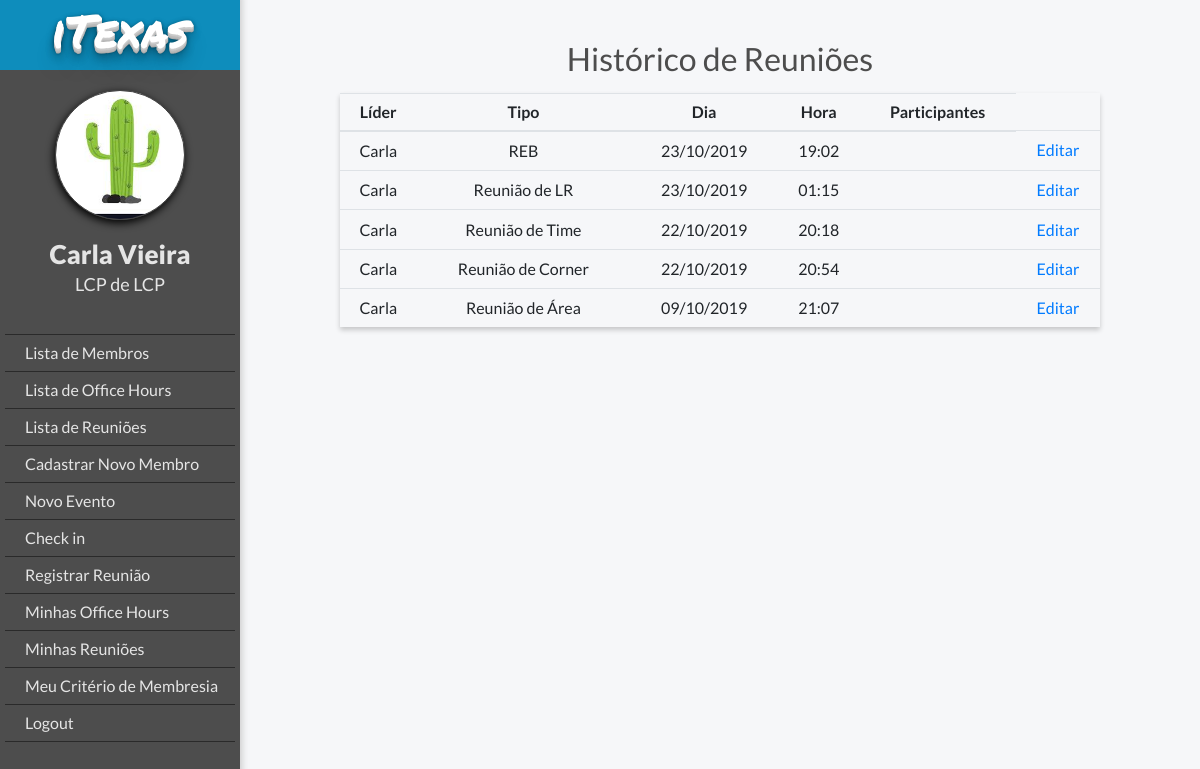
The app's page /meetings/my_meetings/ (signed in) with its own data.
### members/models.py (models this page shows, shortened)
class MyUser(AbstractBaseUser):
    POST = (('1,', 'LCP'), ('2', 'LCVP'), ('3', 'TLB'), ('4', 'Membro'))
    DEPARTMENT = (
    ('1', 'LCP'), ('2', 'PM'), ('3', 'F&L'), ('4', 'B2C'), ('5', 'B2B'), ('6', 'OGE'), ('7', 'OGT'), ('8', 'OGV'),
    ('9', 'IGE'), ('10', 'IGT'),)
    email = models.EmailField(verbose_name='E-mail', max_length=255, unique=True)
    podio_code = models.CharField(max_length=10, verbose_name='ID do Podio', unique=True)
    first_name = models.CharField(max_length=20, verbose_name='Nome')
    last_name = models.CharField(max_length=20, verbose_name='Sobrenome')
    post = models.CharField(max_length=2, choices=POST, blank=True, null=True, verbose_name='Cargo')
    department = models.CharField(max_length=2, choices=DEPARTMENT, blank=True, null=True, verbose_name='Área')
    leader = models.ForeignKey("MyUser", blank=True, null=True, on_delete=models.SET_NULL, verbose_name='Líder')
    is_working = models.BooleanField(default=False)
    is_active = models.BooleanField(default=True, verbose_name='Está ativo')
    is_admin = models.BooleanField(default=False, verbose_name='É administrador')
    objects = MyUserManager()
    USERNAME_FIELD = 'podio_code'
    REQUIRED_FIELDS = ['email', 'first_name']

### meetings/models.py (models this page shows, shortened)
class Meeting(models.Model):
    MEETINGS = (('REB', 'REB'), ('RA', 'Reunião de Área'), ('RT', 'Reunião de Time'), ('LR', 'Reunião de LR'),
                ('CN', 'Reunião de Corner'))
    type = models.CharField(max_length=3, choices=MEETINGS, blank=True, null=True, verbose_name='Tipo da Reunião')
    leader = models.ForeignKey(MyUser, verbose_name='Líder', on_delete=models.CASCADE)
    date = models.DateField(verbose_name='Dia', default=date.today)
    time = models.TimeField(verbose_name='Hora', default=timezone.now)

### meetings/views.py (the view)
# urls.py: path('my_meetings/', views.my_meetings, name='my_meetings'),
def my_meetings(request):
    meetings = Meeting.objects.filter(leader=request.user).order_by('-date')
    return render(request, 'meeting/my_meetings.html', {'meetings': meetings, 'request_user': request.user})

### templates/meeting/my_meetings.html
{% extends "base.html" %}
{% if user.is_authenticated %}
    {% block body_block %}
        <h2 class="title">Histórico de Reuniões</h2>
        <table class="table">
            <thead>
            <tr>
                <th class="table-column">Líder</th>
                <th class="table-column">Tipo</th>
                <th class="table-column">Dia</th>
                <th class="table-column">Hora</th>
                <th class="table-column">Participantes</th>
            </tr>
            </thead>
                <tbody>
            {% for meeting in meetings %}
                <tr>
                    <td>{{ meeting.leader.first_name }}</td>
                    <td>{{ meeting.get_type_display }}</td>
                    <td>{{ meeting.date|date:'d/m/Y' }}</td>
                    <td>{{ meeting.time|time:'H:i' }} </td>
                    <td>{{ meeting.participants.first_name }} </td>
                    <td><a href="{% url 'meeting_edit' meeting.id %}">Editar</a></td>
                </tr>
            {% endfor %}
                </tbody>
                </table>
    {% endblock %}
{% else %}
    <h2>Logar</h2>
{% endif %}

### templates/base.html (shortened to what this page needs)
{% load static %}
<!DOCTYPE html>
<html lang="en">
<head>
    <link rel="stylesheet" href="https://stackpath.bootstrapcdn.com/bootstrap/4.3.1/css/bootstrap.min.css"
>
    <link rel="stylesheet" href="https://maxcdn.bootstrapcdn.com/font-awesome/4.5.0/css/font-awesome.min.css">
    <link rel="stylesheet" href="{% static 'css/style.css' %}">
</head>
<body>
{% if user.is_authenticated %}
    <div class="ogr-container">
    <div class="page-body">
    <div class="lateral-menu">
        <div class="logo-area">
            <h2 class="logo-mobile">iTexas</h2>
        </div>
        <div class="menu-area">
            <div class="profile-picture"></div>
            <div class="member-infos">
                <a class="member-name" href="{% url 'member_edit' user.podio_code %}">{{ request_user.first_name }} {{ request_user.last_name }}</a>
                <h3 class="member-area">{{ request_user.get_post_display }} de {{ request_user.get_department_display }}</h3>
            </div>
            <ul class="function-list">
                {% if request_user.is_admin %}
                    <li><a href="{% url 'member_list' %}" class="button">Lista de Membros</a></li>
                    <li><a href="{% url 'officehour_list' %}" class="button">Lista de Office Hours</a></li>
                    <li><a href="{% url 'meeting_list' %}" class="button">Lista de Reuniões</a></li>
                    <li><a href="{% url 'register' %}" class="button">Cadastrar Novo Membro</a></li>
                    <li><a href="{% url 'new_event' %}" class="button">Novo Evento</a></li>
                {% endif %}
                {% if user.is_working %}
                    <li><a href="{% url 'check' %}" class="button">Check out</a></li>
                {% else %}
                    <li><a href="{% url 'check' %}" class="button">Check in</a></li>
                {% endif %}
                <li><a href="{% url 'new_meeting' %}" class="button">Registrar Reunião</a></li>
                <li><a href="{% url 'office_hours_history' %}" class="button">Minhas Office Hours</a></li>
                <li><a href="{% url 'my_meetings' %}" class="button">Minhas Reuniões</a></li>
                <li><a href="{% url 'member_report' user.podio_code %}" class="button">Meu Critério de Membresia</a></li>
                {% if user.is_authenticated %}
                    <li><a href="{% url 'user_logout' %}">Logout</a></li>
                {% else %}
                    <li><a class="navbar-link" href="{% url 'user_login' %}">Login</a></li>
                {% endif %}
            </ul>
        </div>
    </div>
    <div  id="body-content" class="body-content">
        <div class="body-container">
            {% block body_block %}
            {% endblock %}
        </div>
    </div>
{% endif %}
</div>
</body>
</html>

### static/css/style.css (style rules this page uses)
* { font-family: 'Lato', sans-serif; font-size: 16px; }
body { background-color: #f6f7f9; }
.ogr-container { display: flex; justify-content: center; align-items: center; margin: 0 auto; background-color: #f6f7f9; flex-direction: column; }
.body-content { width: 100%; }
.profile-picture { border: 1px #444444 solid; background-position: center; background-size: cover; width: 150px; height: 150px; border-radius: 75px; box-shadow: -1px 3px 8px 0px #000000; }
.member-infos .member-name { margin-top: 15px; font-size: 26px; font-weight: 800; }
.member-infos .member-area { font-size: 18px; font-weight: 500; }
.page-body { width: 100%; display: flex; margin: 0 auto; }
.page-body .lateral-menu { max-width: 300px; width: 300px; background-color: #4D4D4D; float: left; box-shadow: 1px -6px 7px 1px #cccccc; }
.menu-area { display: flex; flex-direction: column; align-items: center; padding: 20px 5px; }
.page-body .lateral-menu .logo-area { display: flex; justify-content: center; align-items: center; background-color: #4AB9F1; height: 70px; color: #FFFFFF; background: #0e8dbc; text-shadow: 0 1px 0 #CCCCCC, 0 2px 0 #c9c9c9, 0 3px 0 #bbb, 0 4px 0 #b9b9b9, 0 5px 0 #aaa, 0 6px 1px rgba(0,0,0,.1), 0 0 5px rgba(0,0,0,.1), 0 1px 3px rgba(0,0,0,.3), 0 3px 5px rgba(0,0,0,.2), 0 5px 10px rgba(0,0,0,.25), 0 10px 10px rgba(0,0,0,.2), 0 20px 20px rgba(0,0,0,.15); }
.body-content table { text-align: center; }
.logo-mobile { font-family: 'Permanent Marker', cursive; font-size: 46px; font-weight: 300; }
.lateral-menu .profile-picture { width: 130px; height: 130px; }
.lateral-menu .member-infos { display: flex; flex-direction: column; align-items: center; color: #e5e5e5; }
.lateral-menu ul { display: flex; align-items: center; flex-direction: column; padding-top: 4rem; color: white; font-weight: 900; list-style-type: none; padding: 30px 0; list-style-type: none; width: 100%; cursor: pointer; }
.lateral-menu li { padding: 6px 0 6px 20px; border-bottom: 1px #2a2a2a solid; width: 100%; cursor: pointer; font-size: 16px; }
.lateral-menu a { color: #e5e5e5; font-weight: normal; }
.lateral-menu li:first-child { border-top: 1px #2a2a2a solid; }
.body-container { padding: 40px 100px; }
.body-container .title { font-size: 32px; color: #4D4D4D; font-weight: 400; text-align: center; }
.table th { padding: .35rem; }
.table td { padding: .45rem; }
table { box-shadow: 0 3px 5px rgba(0, 0, 0, 0.2); }
.body-container .table { margin-top: 15px; }

### records on screen
MyUser: first_name "Carla", last_name "Vieira", post "LCP", department "LCP"
Meeting: leader.first_name "Carla", type "REB", date "23/10/2019", time "19:02"
Meeting: leader.first_name "Carla", type "Reunião de LR", date "23/10/2019", time "01:15"
Meeting: leader.first_name "Carla", type "Reunião de Time", date "22/10/2019", time "20:18"
Meeting: leader.first_name "Carla", type "Reunião de Corner", date "22/10/2019", time "20:54"
Meeting: leader.first_name "Carla", type "Reunião de Área", date "09/10/2019", time "21:07"
